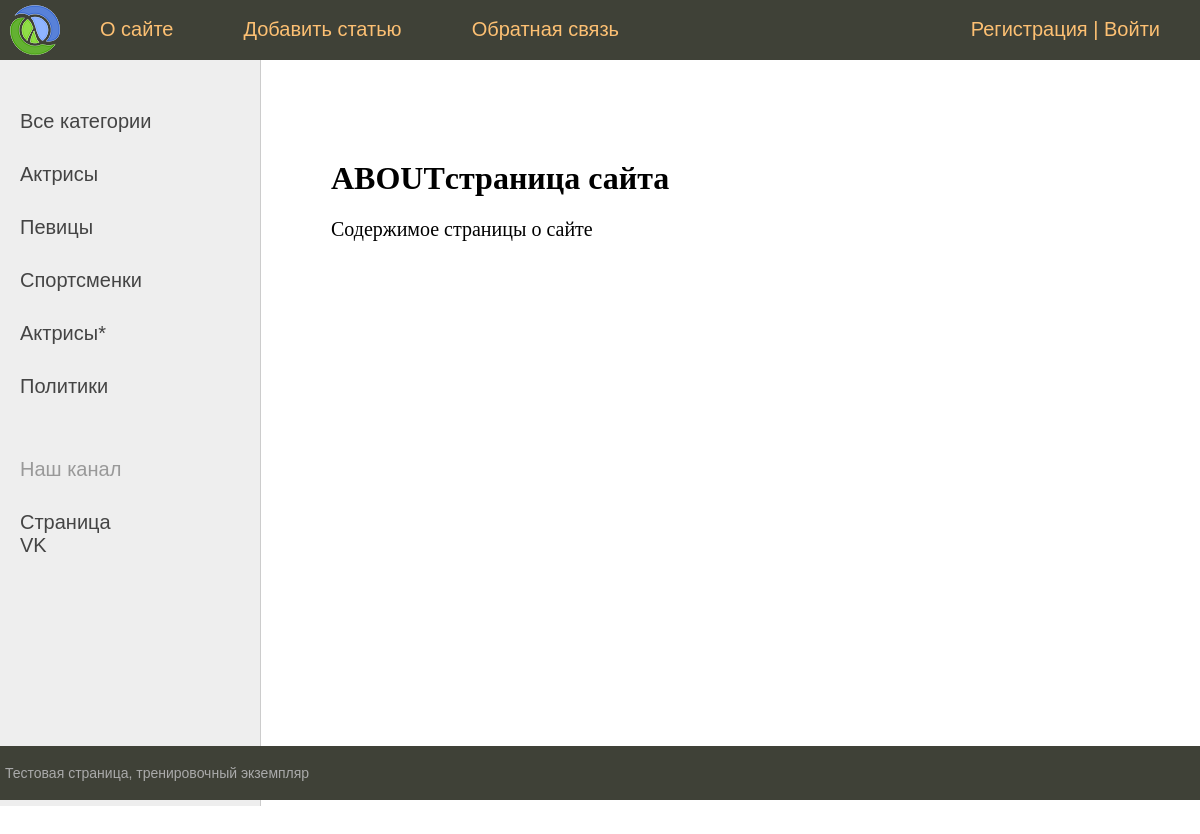
The page /about/ on the database its author committed.
### women/models.py (models this page shows, shortened)
class Category(models.Model):
    name = models.CharField(max_length=100, db_index=True, verbose_name='Категория')
    slug = models.CharField(max_length=255, null=True, db_index=True, verbose_name='URL')
    def get_absolute_url(self):
        return reverse('category', kwargs={'cat_slug': self.slug})
    class Meta:
        verbose_name = 'Категории'
        verbose_name_plural = 'Категории'
        ordering = ['id', 'name']

### women/views.py (the view)
# urls.py: path('about/', about, name='about'),  # http://127.0.0.1:8000/about/
def about(request):
    cats = Category.objects.all()
    return render(request, 'women/about.html', {'title': 'ABOUTстраница сайта', 'menu': menu, 'cats': cats})

### women/templates/women/about.html
{% extends 'women/base.html' %}
{% block content %}
<h1>{{title}}</h1>
<p>Содержимое страницы о сайте
{% endblock %}

### women/templates/women/base.html (shortened to what this page needs)
{% load static %}
{% load women_tags %}
<!DOCTYPE html>
<html>
<head>
    <link type="text/css" href="{% static 'women/css/styles.css' %}" rel="stylesheet"/>
</head>
<body>
<table class="table-page" border=0 cellpadding="0" cellspacing="0">
<tr><td valign=top>
{% block mainmenu %}
<div class="header">
   <ul id="mainmenu" class="mainmenu">
       <li class="logo"><a href="{% url 'home' %}"><div class="logo"></div></a></li>
            {% for m in menu %}
                <li><a href="{% url m.url_name %}">{{m.title}}</a></li>
            {% endfor %}
       {% if request.user.is_authenticated %}
            <li class="last"> {{ user.username}} | <a href="{% url 'logout' %}">Выйти</a> </li>
       {% else %}
            <li class="last"> <a href="{% url 'register' %}">Регистрация</a> | <a href="{% url 'login' %}">Войти</a> </li>
       {% endif %}
   </ul>
</div>
{% endblock mainmenu %}
<table class="table-content" border=0 cellpadding="0" cellspacing="0">
<tr>
    <td valign="top" class="left-chapters">
        <ul id="leftchapters">
            {% if cat_selected == 0 %}
                <li class="selected">Все категории</li>
            {% else %}
                <li><a href="{% url 'home' %}">Все категории</li>
            {% endif %}
            {% for c in cats %}
                {% if c.pk == cat_selected %}
                    <li class="selected">{{c.name}}</li>
                {% else %}
                    <li><a href="{{ c.get_absolute_url }}"> {{c.name}}</a></li>
                {% endif %}
            {% endfor %}
            <li class="share">
            <p>Наш канал</p>
            <a href="https://vk.com/al_feed.php" target="_blank" rel="nofollow">Cтраница VK</a>
             </li>
        </ul>
    </td>
<td valign="top" class="content">
    <div class="content-text">
    {% block content %}
    {% endblock %}
	</div>
</td></tr></table>
</td></tr>
<tr><td valign=top>
    <div id="footer"><p> Тестовая страница, тренировочный экземпляр</p></div>
</td></tr></table>
</body>
</html>

### women/static/women/css/styles.css (style rules this page uses)
html, body { font-family: 'Arial'; margin: 0; padding: 0; height: 100%; width: 100%; color: #444; }
a { color: #0059b2; text-decoration: none; }
.table-page { width: 100%; height: 100%; vertical-align: top; }
.table-page tr { height: 100%; }
.header { background: #3F4137; height: 60px; }
.logo { background: url('../images/logo.png') no-repeat 10px 5px; width: 70px; height: 60px; }
ul.mainmenu { list-style: none; margin: 0; padding: 0; height: 60px; color: #fdc073; font-size: 20px; overflow: hidden; }
ul.mainmenu li { float: left; margin: 18px 40px 0 30px; }
ul.mainmenu li.logo { margin: 0; }
ul.mainmenu li.last { float: right; }
ul.mainmenu li a { color: #fdc073; text-decoration: none; }
.table-content { width: 100%; min-height: 100%; height: 100%; }
.left-chapters { margin: 0; background: #eee; border-right: 1px solid #ccc; min-height: 100%; }
.left-chapters ul { width: 230px; min-height: 100%; margin: 0; padding: 20px 10px 10px 20px; list-style: none; font-size: 20px; }
.left-chapters ul li { margin: 30px 0 0 0; color: #999; }
.left-chapters ul li a { color: #444; text-decoration: none; }
.left-chapters ul li.share { margin: 60px 0 0 0; }
.left-chapters ul li.share p { margin: 30px 0 30px 0; }
.left-chapters ul li.share a { display: inline-block; width: 40px; height: 40px; margin: 0 20px 0 0; }
.content { padding: 40px 20px 20px 40px; width: 100%; box-sizing: border-box; }
.content-text { margin: 60px 0 0 30px; color: #000; font-size: 20px; font-family: Yandex Sans Display Light; }
.content-text h1 { font-size: 32px; }
#footer { box-sizing: border-box; background: #3F4137; padding: 5px; color: #aaa; font-size: 14px; font-family: Verdana, Geneva, Arial, Helvetica; text-align: left; overflow: hidden; }

### rows shown on the page
Category: name "Актрисы"
Category: name "Певицы"
Category: name "Спортсменки"
Category: name "Актрисы*"
Category: name "Политики"

### other values the page prints
{{ m.title }} "О сайте" "Добавить статью" "Обратная связь"
{{ title }} "ABOUTстраница сайта"
